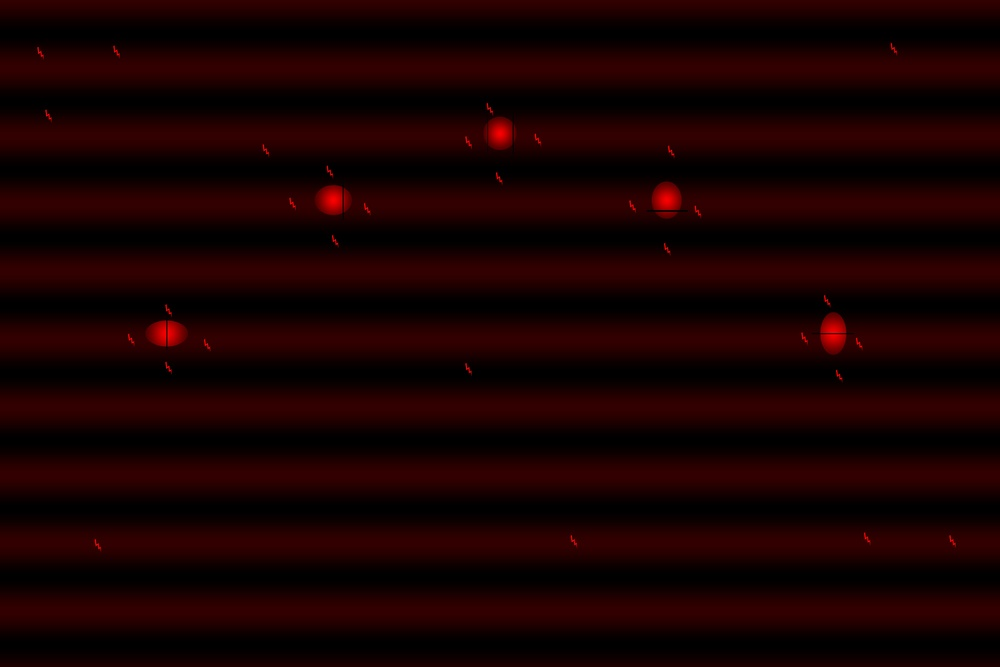
%> input picture Real-Time Positioning Material/4.2.1 Picture/LaserSamplev53.jpg, 1000 x 667 px, shrunk from 3000 x 2000 before the run
$ octave GD_pic_dig_model.m   (GNU Octave 9; MATLAB toolbox functions it lacks are replaced by stand-ins)
%> lines starting %> are read from the running program, lines starting %| are printed output that depends on the picture; in (x1, y1, x2, y2) boxes, pixels count from 0 and x2, y2 are one past the last pixel; in counts of white or black regions, pixels touching at a corner belong together; the program's own positions count from 1
clear;clc;clf;
threshold=100;
threshold2=20;
filename='LaserSamplev53.jpg'
%function [R2]=GD_pic_dig(filename,threshold,threshold2)

%其实threshold2可以和threshold直接有个函数关系，比如现在就是threshold/255*r
Ro=imread(filename);%RGB后的三维矩阵；%Elapsed time is 0.144618 seconds.
%> Ro is the input picture: size 667x1000x3 uint8; mean R, G, B 25.1, 0.2, 0.3
R=Ro(:,:,1);%RGB后的R矩阵；
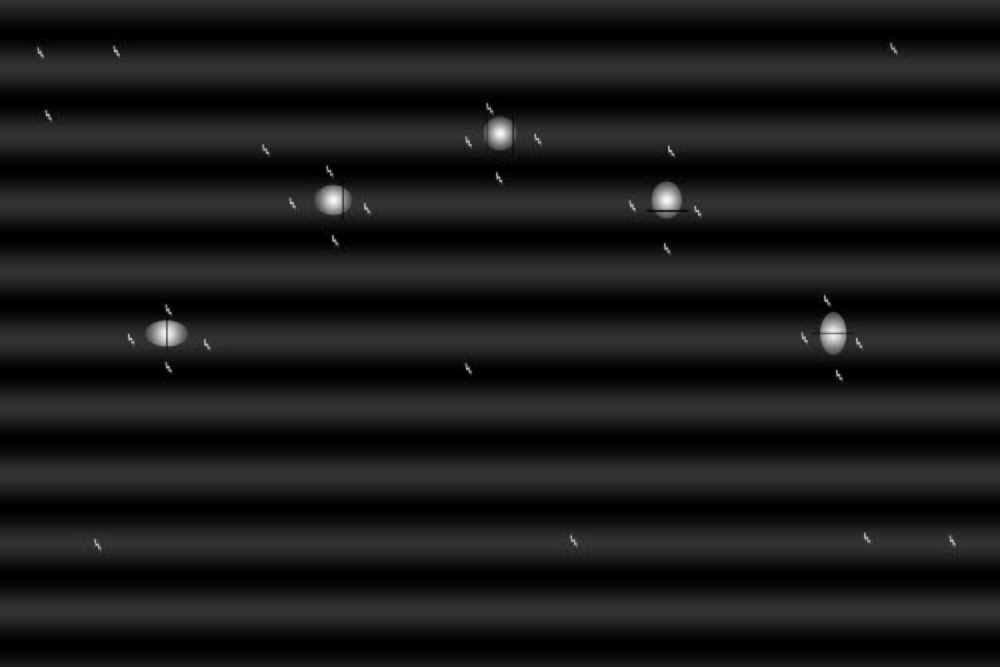
%> R: size 667x1000 uint8; min 0, max 248, mean 25.1
max_R=max(R);
%> max_R = 1000 values, max 248 at index 334, min 50 at index 1, mean 86.11
%IMG3=zeros(2000,3000);IMG(:,:,2)=IMG3;IMG(:,:,3)=IMG3;IMG1=R;IMG(:,:,1)=IMG1;
%imshow(IMG)

%Elapsed time is 0.003831 seconds.
%R1=R/255;%RGB后R矩阵单位化；
%R2是将一列不满足threshold2的列值和，进行清零；
[v1,v2]=size(R)
%> v1 = 667; v2 = 1000
%Elapsed time is 0.000009 seconds.

%R11初始值为R
R11=R;%%%%%%%%%%%这个贼jb关键了%%%%%%%预先定义矩阵大小会节约大量时间！！！！！

%计算R中非0元素数目，改变了R，非0元素变为1
R(R>0)=1;
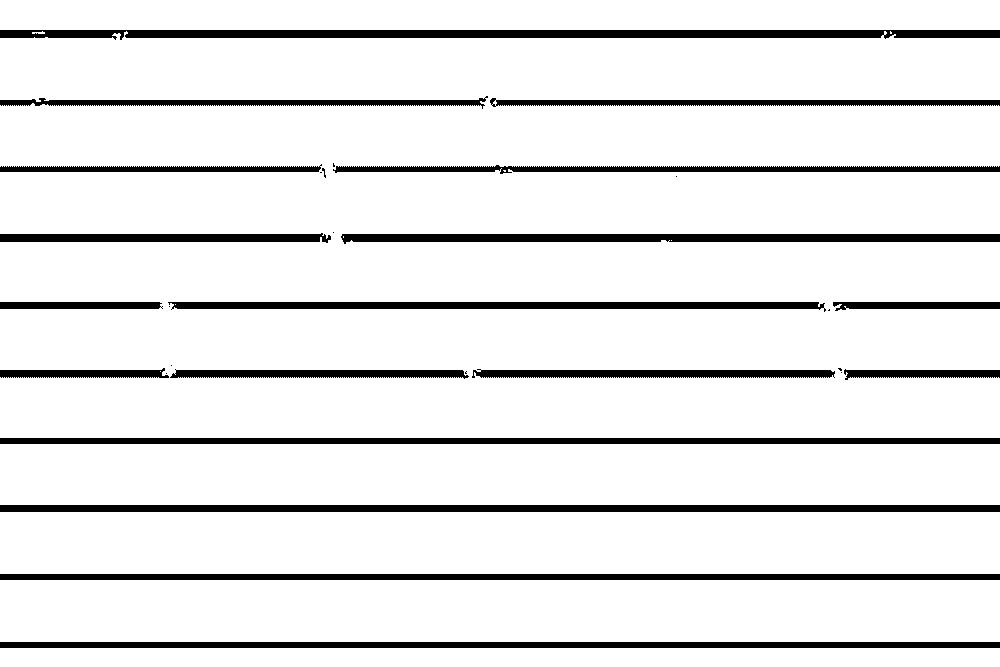
%> R: size 667x1000 uint8; values 0 (black) and 1 (white), 90.1% white; 30 black regions (12 under 20 px), largest, box (x1, y1, x2, y2) and area: (0, 30, 1000, 40) 7896, (0, 505, 1000, 512) 7000, (0, 438, 1000, 444) 6000
count_1=sum(sum(R))
%> count_1 = 601194

%R11中小于threshold清零
R11(R11<threshold)=0;%%%%%%不用循环的方法
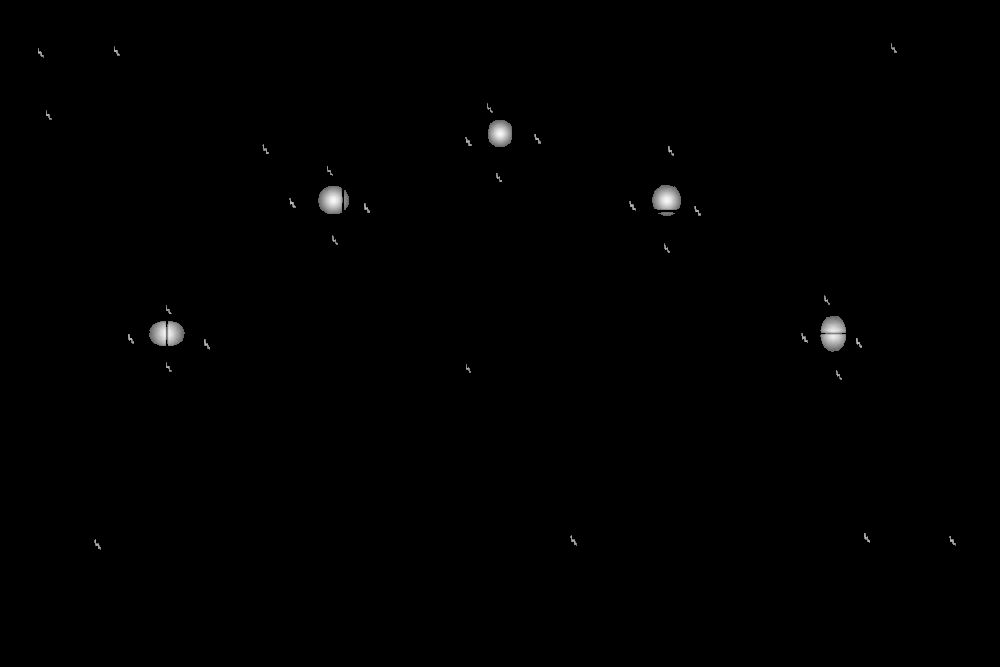
%> R11: size 667x1000 uint8; min 0, max 248, mean 1

%R12等于小于threshold清零后的R11；并将非0元素变为1，计算大于threshold的元素数目
R12=R11;
R12(R12>0)=1;
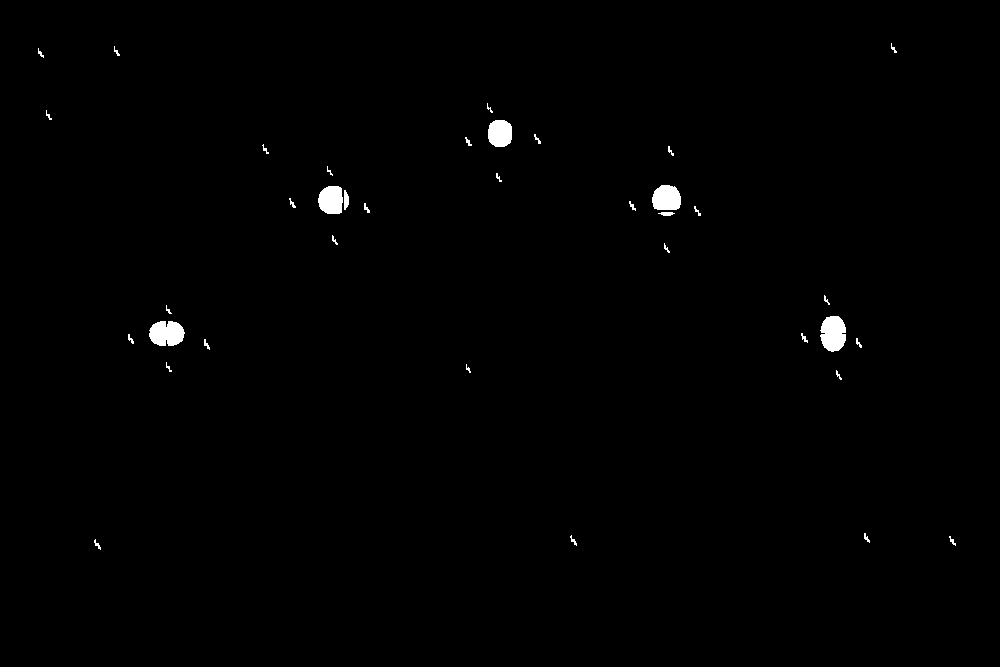
%> R12: size 667x1000 uint8; values 0 (black) and 1 (white), 0.62% white; 37 white regions (2 under 20 px), largest, box (x1, y1, x2, y2) and area: (820, 316, 846, 352) 741, (149, 321, 185, 346) 718, (652, 185, 681, 210) 617
count_2=sum(sum(R12))
%> count_2 = 4104

%画出经过元素值准入值处理后的R11图像
IMG3=zeros(v1,v2);IMG(:,:,2)=IMG3;IMG(:,:,3)=IMG3;IMG1=R11;IMG(:,:,1)=IMG1;
%> after `IMG(:,:,3)=IMG3`: IMG: size 667x1000x3 double; every value is 0
imshow(uint8(IMG),'initialmagnification','fit');
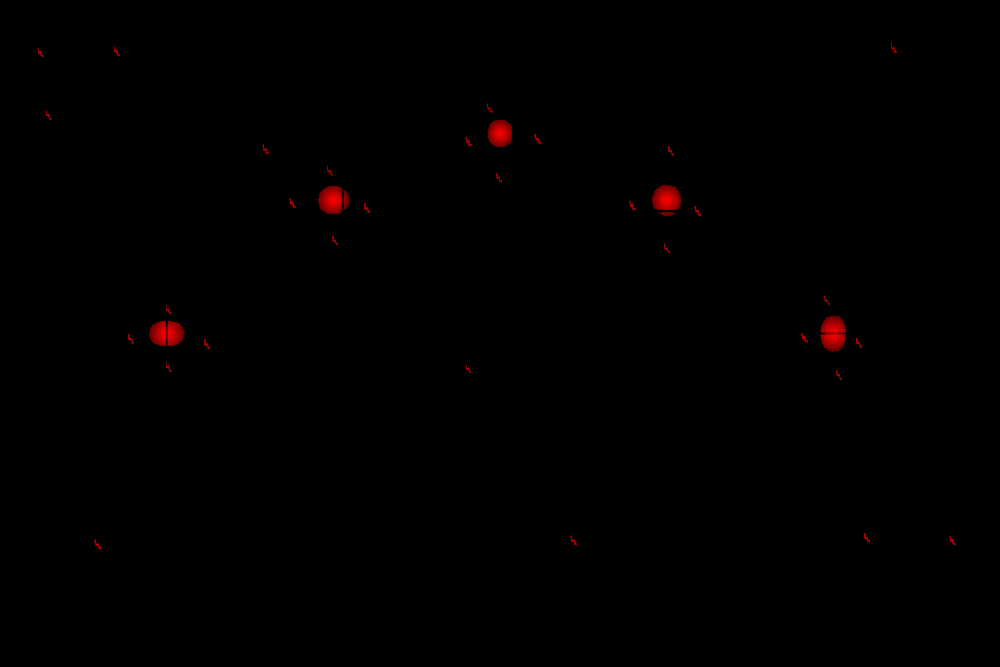
%> displayed picture: size 667x1000x3, on the screen's scale of 0 to 255; mean R, G, B 1, 0, 0; mean of the top-left, top-right, bottom-left and bottom-right quarters 0.5, 0.5, 0.2, 0.2
title('经过元素计算准入值处理后的激光光斑图','fontsize',18)
pause(10)

%将R11单位化，变成[0，1]间
%R11=R11/255;

%%for j=1:v2%%%%%%%%%%%%%%Matlab处理for循环和while循环很差，最好用数组运算代替；
        %if sum(R(:,j))<nouse%%series
    %R(:,j)=zeros(v1,1);%%series
    %else %%series
    %%for i=1:v1
      %%  if R(i,j)>=threshold
        %%    R11(i,j)=R(i,j)/255;%%%%%%%%%%如果知道R11的矩阵大小时候，先给他定义了！！这样会节省很多空间！！！
            %R10(i,j)=1;
       %% else R11(i,j)=0;
             %R10(i,j)=0;
       %% end
   %% end
    %end%%series
%%end

%新建R2=经过列准入值处理后的R11；
for i=1:v2
    %Elapsed time is 0.017930 seconds.
    if sum(R11(:,i))>=threshold2*255%注意这里的threshold2是已经化标为0后的结果；
        R2(:,i)=R11(:,i);
    else R2(:,i)=zeros(v1,1);
    end
end
%R2的图像
IMG3=zeros(v1,v2);IMG(:,:,2)=IMG3;IMG(:,:,3)=IMG3;IMG1=R2;IMG(:,:,1)=IMG1;
imshow(uint8(IMG),'initialmagnification','fit');
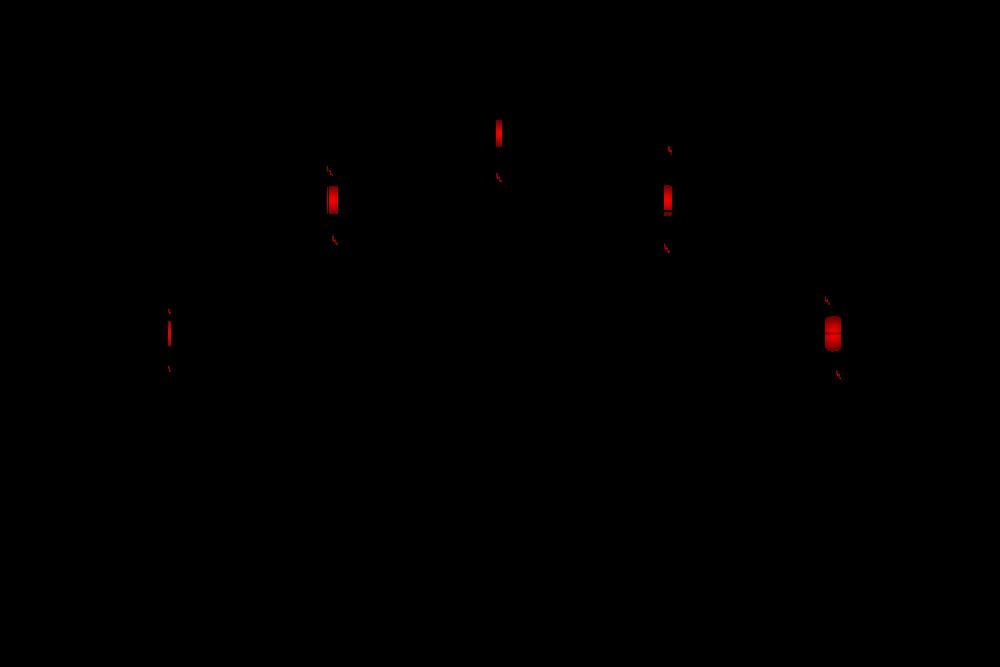
%> displayed picture: size 667x1000x3, on the screen's scale of 0 to 255; mean R, G, B 0.4, 0, 0; mean of the top-left, top-right, bottom-left and bottom-right quarters 0.2, 0.2, 0, 0.1
title('经过列计算准入值处理后的激光光斑图','fontsize',18)
%计算R2中非0值的数目
R13=R2;
R13(R13>0)=1;
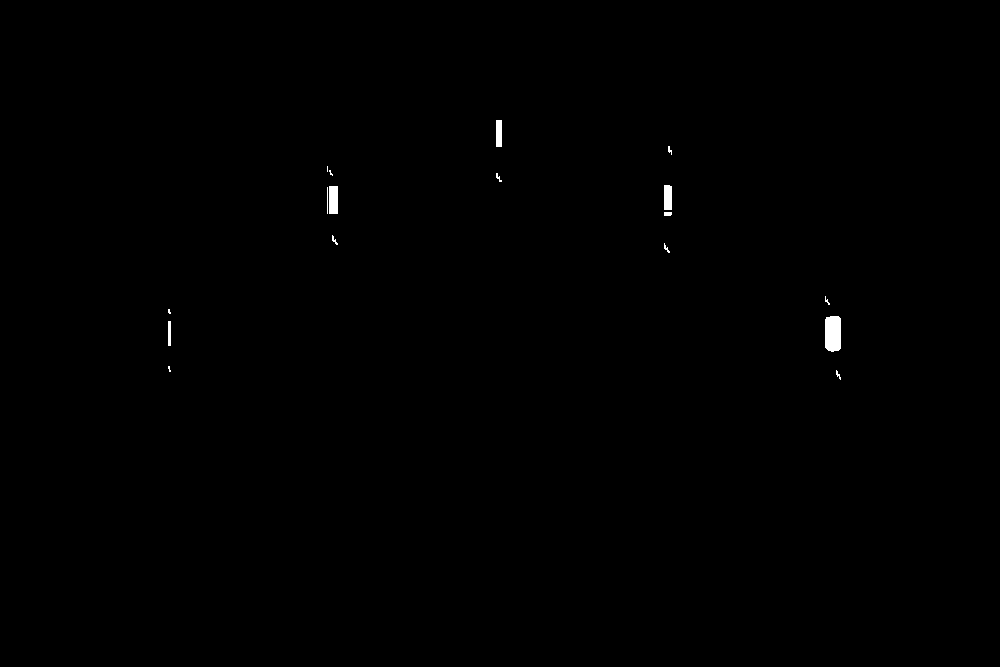
%> R13: size 667x1000 double; values 0 (black) and 1 (white), 0.22% white; 17 white regions (5 under 20 px), largest, box (x1, y1, x2, y2) and area: (825, 316, 841, 352) 544, (329, 186, 338, 214) 252, (664, 185, 672, 210) 198
count_3=sum(sum(R13))
%> count_3 = 1456

R2=R2/255;

%为RGB后的R的单位筛选矩阵；
%调用时候：
%tic;imread('LaserSamplev2.jpg');toc
%Elapsed time is 0.144618 seconds.
%imread其实不占速度；

$ run again, with Real-Time Positioning Material/4.2.1 Picture/rarfa.jpg copied over Real-Time Positioning Material/4.2.1 Picture/LaserSamplev53.jpg
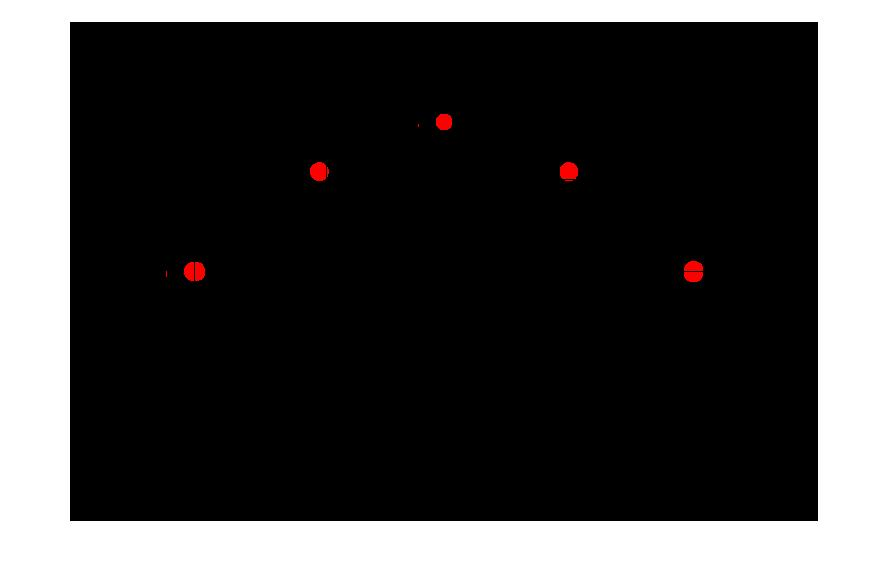
%> input picture Real-Time Positioning Material/4.2.1 Picture/rarfa.jpg, 890 x 569 px
%> Ro is the input picture: size 569x890x3 uint8; mean R, G, B 67.7, 67.1, 67.1
%> max_R = 890 values from 255 to 255
%> `R(R>0)=1;`:
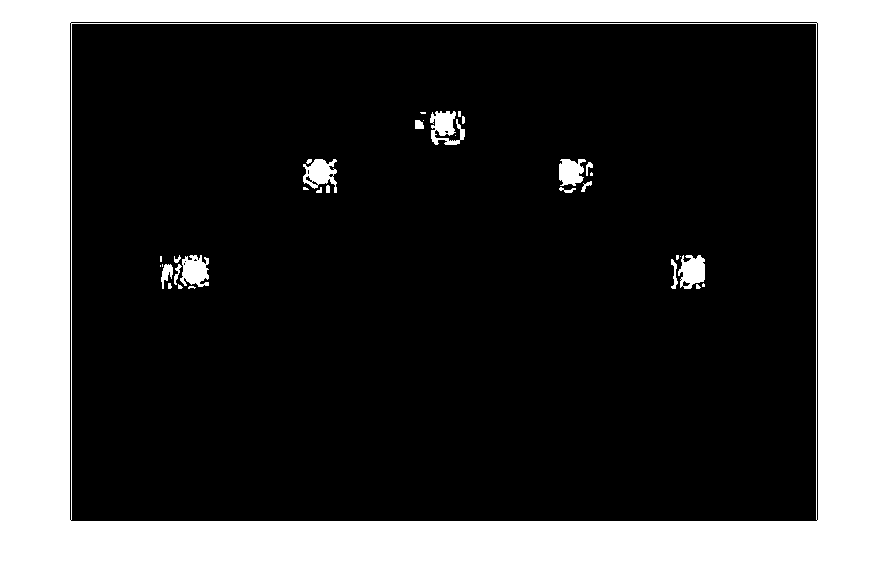
%> R: size 569x890 uint8; values 0 (black) and 1 (white), 27.4% white; 34 white regions (15 under 20 px), largest, box (x1, y1, x2, y2) and area: (0, 0, 890, 569) 134900, (430, 111, 465, 145) 712, (303, 159, 337, 193) 671
%> count_1 = 138992
%> R11: size 569x890 uint8; min 0, max 255, mean 67.7; mean of the top-left, top-right, bottom-left and bottom-right quarters 58, 59.1, 76.3, 77.2
%> R12: size 569x890 uint8; values 0 (black) and 1 (white), 26.6% white; 9 white regions (3 under 20 px), largest, box (x1, y1, x2, y2) and area: (0, 0, 890, 569) 133158, (684, 261, 703, 282) 344, (184, 262, 205, 281) 336, (310, 162, 329, 181) 280, (560, 162, 578, 179) 268, (436, 114, 452, 130) 222
%> count_2 = 134621
%> IMG: size 569x890x3 double; every value is 0
%> `IMG(:,:,1)=IMG1`:
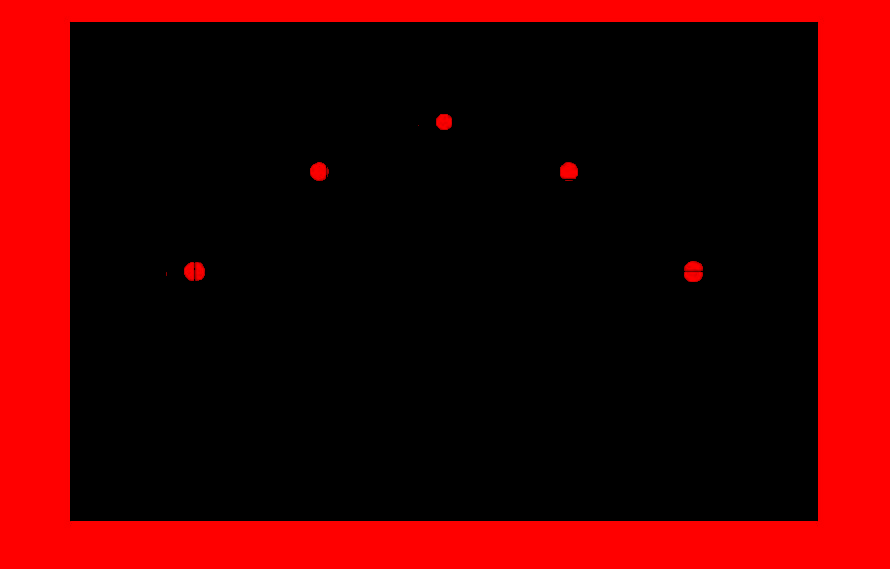
%> IMG: size 569x890x3 double; mean R, G, B 67.7, 0, 0
%> R2: size 569x890 uint8; values 0 (black) and 1 (white), 26.6% white; 11 white regions (3 under 20 px), largest, box (x1, y1, x2, y2) and area: (0, 0, 890, 569) 133158, (560, 162, 578, 179) 262, (310, 162, 326, 181) 257
